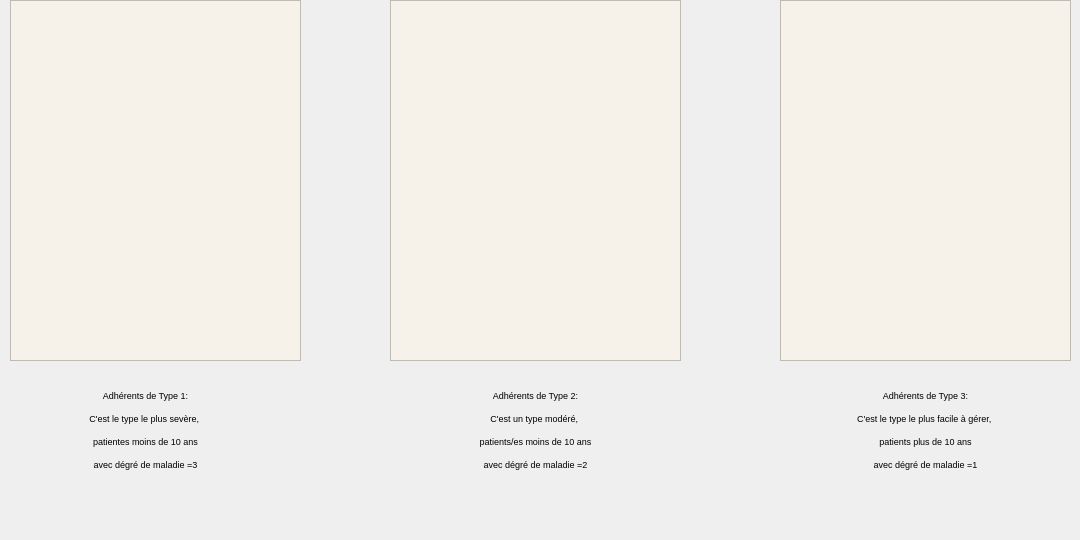
      <widget class="QWidget" name="tab_16">
       <attribute name="title">
        <string>Classification</string>
       </attribute>
       <widget class="QTableView" name="tableView_6">
        <property name="geometry">
         <rect>
          <x>780</x>
          <y>0</y>
          <width>291</width>
          <height>361</height>
         </rect>
        </property>
        <property name="styleSheet">
         <string notr="true">background-color: #F6F1E9;</string>
        </property>
       </widget>
       <widget class="QLabel" name="label_42">
        <property name="geometry">
         <rect>
          <x>780</x>
          <y>330</y>
          <width>291</width>
          <height>201</height>
         </rect>
        </property>
        <property name="styleSheet">
         <string notr="true">font: 10 10pt &quot;Rockwell Extra Bold&quot;</string>
        </property>
        <property name="text">
         <string>&lt;html&gt;&lt;head/&gt;&lt;body&gt;&lt;p align=&quot;center&quot;&gt;&lt;span style=&quot; font-size:7pt;&quot;&gt;Adhérents de Type 3:&lt;/span&gt;&lt;/p&gt;&lt;p align=&quot;center&quot;&gt;&lt;span style=&quot; font-size:7pt;&quot;&gt;C'est le type le plus facile à gérer, &lt;/span&gt;&lt;/p&gt;&lt;p align=&quot;center&quot;&gt;&lt;span style=&quot; font-size:7pt;&quot;&gt;patients plus de 10 ans&lt;/span&gt;&lt;/p&gt;&lt;p align=&quot;center&quot;&gt;&lt;span style=&quot; font-size:7pt;&quot;&gt;avec dégré de maladie =1&lt;/span&gt;&lt;/p&gt;&lt;/body&gt;&lt;/html&gt;</string>
        </property>
        <property name="textFormat">
         <enum>Qt::AutoText</enum>
        </property>
        <property name="scaledContents">
         <bool>false</bool>
        </property>
       </widget>
       <widget class="QLabel" name="label_43">
        <property name="geometry">
         <rect>
          <x>390</x>
          <y>330</y>
          <width>291</width>
          <height>201</height>
         </rect>
        </property>
        <property name="styleSheet">
         <string notr="true">font: 10 10pt &quot;Rockwell Extra Bold&quot;</string>
        </property>
        <property name="text">
         <string>&lt;html&gt;&lt;head/&gt;&lt;body&gt;&lt;p align=&quot;center&quot;&gt;&lt;span style=&quot; font-size:7pt;&quot;&gt;Adhérents de Type 2:&lt;/span&gt;&lt;/p&gt;&lt;p align=&quot;center&quot;&gt;&lt;span style=&quot; font-size:7pt;&quot;&gt;C'est un type modéré, &lt;/span&gt;&lt;/p&gt;&lt;p align=&quot;center&quot;&gt;&lt;span style=&quot; font-size:7pt;&quot;&gt;patients/es moins de 10 ans&lt;/span&gt;&lt;/p&gt;&lt;p align=&quot;center&quot;&gt;&lt;span style=&quot; font-size:7pt;&quot;&gt;avec dégré de maladie =2&lt;/span&gt;&lt;/p&gt;&lt;/body&gt;&lt;/html&gt;</string>
        </property>
        <property name="textFormat">
         <enum>Qt::AutoText</enum>
        </property>
        <property name="scaledContents">
         <bool>false</bool>
        </property>
       </widget>
       <widget class="QTableView" name="tableView_7">
        <property name="geometry">
         <rect>
          <x>10</x>
          <y>0</y>
          <width>291</width>
          <height>361</height>
         </rect>
        </property>
        <property name="styleSheet">
         <string notr="true">background-color: #F6F1E9;</string>
        </property>
       </widget>
       <widget class="QLabel" name="label_44">
        <property name="geometry">
         <rect>
          <x>0</x>
          <y>330</y>
          <width>291</width>
          <height>201</height>
         </rect>
        </property>
        <property name="styleSheet">
         <string notr="true">font: 10 10pt &quot;Rockwell Extra Bold&quot;</string>
        </property>
        <property name="text">
         <string>&lt;html&gt;&lt;head/&gt;&lt;body&gt;&lt;p align=&quot;center&quot;&gt;&lt;span style=&quot; font-size:7pt;&quot;&gt;Adhérents de Type 1:&lt;/span&gt;&lt;/p&gt;&lt;p align=&quot;center&quot;&gt;&lt;span style=&quot; font-size:7pt;&quot;&gt;C'est le type le plus sevère, &lt;/span&gt;&lt;/p&gt;&lt;p align=&quot;center&quot;&gt;&lt;span style=&quot; font-size:7pt;&quot;&gt;patientes moins de 10 ans&lt;/span&gt;&lt;/p&gt;&lt;p align=&quot;center&quot;&gt;&lt;span style=&quot; font-size:7pt;&quot;&gt;avec dégré de maladie =3&lt;/span&gt;&lt;/p&gt;&lt;/body&gt;&lt;/html&gt;</string>
        </property>
        <property name="textFormat">
         <enum>Qt::AutoText</enum>
        </property>
        <property name="scaledContents">
         <bool>false</bool>
        </property>
       </widget>
       <widget class="QTableView" name="tableView_8">
        <property name="geometry">
         <rect>
          <x>390</x>
          <y>0</y>
          <width>291</width>
          <height>361</height>
         </rect>
        </property>
        <property name="styleSheet">
         <string notr="true">background-color: #F6F1E9;</string>
        </property>
       </widget>
      </widget>
